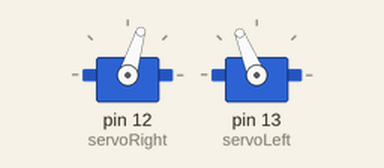
This sketch was run on a simulated Arduino Uno, built with avr-gcc and run on an emulated ATmega328P. Parts: 2 × servo.

Above: at 0.1 s.
At 10.1 s:
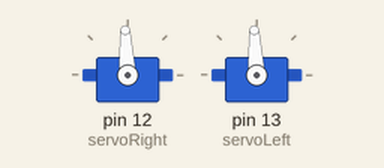
Timing chart, 0 to 11.6 s (numbered marks = the images above):
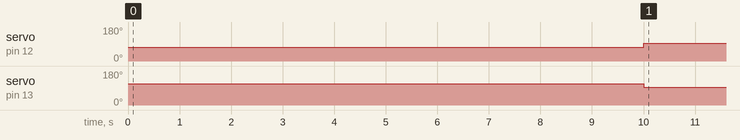

The sketch:

MoveForward.ino
```cpp
/*
 * Move robot forward
 */

#include <Servo.h>                           // Include servo library

Servo servoRight;                            // Declare right servo
Servo servoLeft;                             // Declare left servo

void setup()                                 // Built in initialization block
{
  servoRight.attach(12);                     // Attach right signal to pin 12
  servoLeft.attach(13);                      // Attach right signal to pin 13

  servoRight.writeMicroseconds(1300);        // Right wheel forward
  servoLeft.writeMicroseconds(1700);         // Left wheel forward
  delay(10000);                               // ...for 3 seconds

  servoRight.writeMicroseconds(1500);        // Stop
  servoLeft.writeMicroseconds(1500);         // Stop

}

void loop()                                  // Main loop auto-repeats
{                                            // Empty, nothing needs repeating
}
```

Measured:
- by itself, servo on pin 12 (servoRight): 73° → 93° at 10.0 s
- by itself, servo on pin 13 (servoLeft): 112° → 93° at 10.0 s
